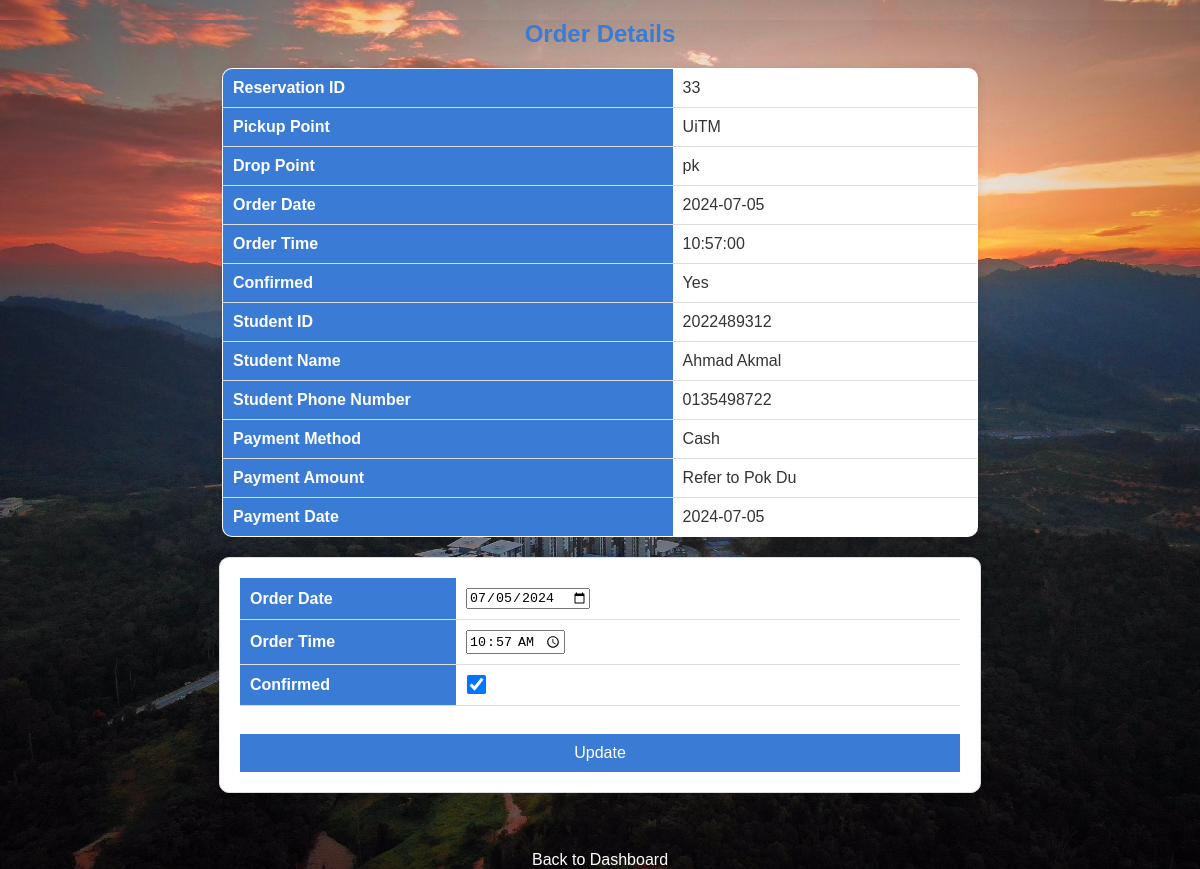
/pokduSourceCode/pokdu/orderDetails.php?reservation_id=33, run on the app's committed database.
### tables this page shows
CREATE TABLE `order_details` (
  `reservation_id` int(11) NOT NULL,
  `pickup_point` varchar(30) DEFAULT NULL,
  `drop_point` varchar(30) DEFAULT NULL,
  `order_date` date DEFAULT NULL,
  `order_time` time DEFAULT NULL,
  `seat_num` int(11) DEFAULT NULL,
  `num_of_people` int(11) DEFAULT NULL,
  `student_id` varchar(30) DEFAULT NULL,
  `worker_id` varchar(30) DEFAULT NULL,
  `confirmed` tinyint(1) DEFAULT 0
);

CREATE TABLE `student_details` (
  `student_id` varchar(30) NOT NULL,
  `student_name` varchar(30) DEFAULT NULL,
  `student_password` varchar(30) DEFAULT NULL,
  `student_phoneNum` varchar(30) DEFAULT NULL
);

CREATE TABLE `payment_details` (
  `payment_id` varchar(30) NOT NULL,
  `reservation_id` int(11) DEFAULT NULL,
  `payment_method` varchar(30) DEFAULT NULL,
  `payment_status` varchar(30) DEFAULT NULL,
  `amount` decimal(10,2) DEFAULT NULL,
  `payment_date` date DEFAULT NULL
);

### pokduSourceCode/pokdu/orderDetails.php (the view, shortened to what this page needs)
<?php
include 'dbconn.php';
$reservation_id = $_GET['reservation_id'];
$order_query = "
    SELECT
        order_details.reservation_id,
        order_details.pickup_point,
        order_details.drop_point,
        order_details.order_date,
        order_details.order_time,
        order_details.confirmed,
        student_details.student_id,
        student_details.student_name,
        student_details.student_phoneNum,
        payment_details.payment_method,
        payment_details.payment_date
    FROM order_details
    JOIN student_details ON order_details.student_id = student_details.student_id
    LEFT JOIN payment_details ON order_details.reservation_id = payment_details.reservation_id
    WHERE order_details.reservation_id = '$reservation_id'
";
$order_result = mysqli_query($dbconn, $order_query);
$order_details = mysqli_fetch_assoc($order_result);
?>
<!DOCTYPE html>
<html>
<head>
    <link rel="stylesheet" type="text/css" href="style6.css">
</head>
<body>
    <h2>Order Details</h2>
    <table class="order-details-table">
        <tr>
            <th>Reservation ID</th>
            <td><?php echo $order_details['reservation_id']; ?></td>
        </tr>
        <tr>
            <th>Pickup Point</th>
            <td><?php echo $order_details['pickup_point']; ?></td>
        </tr>
        <tr>
            <th>Drop Point</th>
            <td><?php echo $order_details['drop_point']; ?></td>
        </tr>
        <tr>
            <th>Order Date</th>
            <td><?php echo $order_details['order_date']; ?></td>
        </tr>
        <tr>
            <th>Order Time</th>
            <td><?php echo $order_details['order_time']; ?></td>
        </tr>
        <tr>
            <th>Confirmed</th>
            <td><?php echo $order_details['confirmed'] ? 'Yes' : 'No'; ?></td>
        </tr>
        <tr>
            <th>Student ID</th>
            <td><?php echo $order_details['student_id']; ?></td>
        </tr>
        <tr>
            <th>Student Name</th>
            <td><?php echo $order_details['student_name']; ?></td>
        </tr>
        <tr>
            <th>Student Phone Number</th>
            <td><?php echo $order_details['student_phoneNum']; ?></td>
        </tr>
        <tr>
            <th>Payment Method</th>
            <td><?php echo $order_details['payment_method']; ?></td>
        </tr>
        <tr>
            <th>Payment Amount</th>
            <td>Refer to Pok Du</td>
        </tr>
        <tr>
            <th>Payment Date</th>
            <td><?php echo $order_details['payment_date']; ?></td>
        </tr>
    </table>
    <form method="post" action="">
        <table class="update-form-table">
            <tr>
                <th>Order Date</th>
                <td><input type="date" name="order_date" value="<?php echo $order_details['order_date']; ?>" required></td>
            </tr>
            <tr>
                <th>Order Time</th>
                <td><input type="time" name="order_time" value="<?php echo $order_details['order_time']; ?>" required></td>
            </tr>
            <tr>
                <th>Confirmed</th>
                <td><input type="checkbox" name="confirmed" value="1" <?php echo $order_details['confirmed'] ? 'checked' : ''; ?>></td>
            </tr>
        </table>
        <br>
        <input type="submit" value="Update">
    </form>
    <br>
    <a href="adminDashboard.php">Back to Dashboard</a>
</body>
</html>

### pokduSourceCode/pokdu/style6.css (style rules this page uses)
body, html { margin: 0; padding: 0; font-family: Arial, sans-serif; background-color: #f0f0f0; color: #333; background-image: url('images/bg8.jpeg'); background-repeat: no-repeat; background-size: cover; background-position: center; }
h2 { text-align: center; color: #3a7bd5; margin-top: 20px; }
.order-details-table { width: 63%; margin: 20px auto; border-collapse: collapse; background-color: #ffffff; border: 1px solid #ddd; box-shadow: 0 0 10px rgba(0,0,0,0.1); overflow: hidden; border-radius: 10px; }
.order-details-table th, .order-details-table td { padding: 10px; text-align: left; border-bottom: 1px solid #ddd; }
.order-details-table th { background-color: #3a7bd5; color: white; }
form { width: 60%; margin: 20px auto; background-color: #ffffff; padding: 20px; border: 1px solid #ddd; box-shadow: 0 0 10px rgba(0,0,0,0.1); border-radius: 10px; }
.update-form-table { width: 100%; border-collapse: collapse; }
.update-form-table th, .update-form-table td { padding: 10px; text-align: left; border-bottom: 1px solid #ddd; }
.update-form-table th { width: 30%; background-color: #3a7bd5; color: white; }
.update-form-table td { width: 70%; }
input[type="checkbox"] { transform: scale(1.5); }
input[type="submit"] { display: block; width: 100%; padding: 10px; background-color: #3a7bd5; color: white; border: none; cursor: pointer; font-size: 16px; margin-top: 10px; }
a { display: block; text-align: center; margin-top: 20px; color: #ffffff; text-decoration: none; }

### data on the page
order_details: reservation_id "33", pickup_point "UiTM", drop_point "pk", order_date "2024-07-05", order_time "10:57:00", student.student_id "2022489312", student.student_name "Ahmad Akmal", student.student_phoneNum "0135498722", payment_details.payment_method "Cash", payment_details.payment_date "2024-07-05", order_date "07/05/2024", confirmed "☑"
